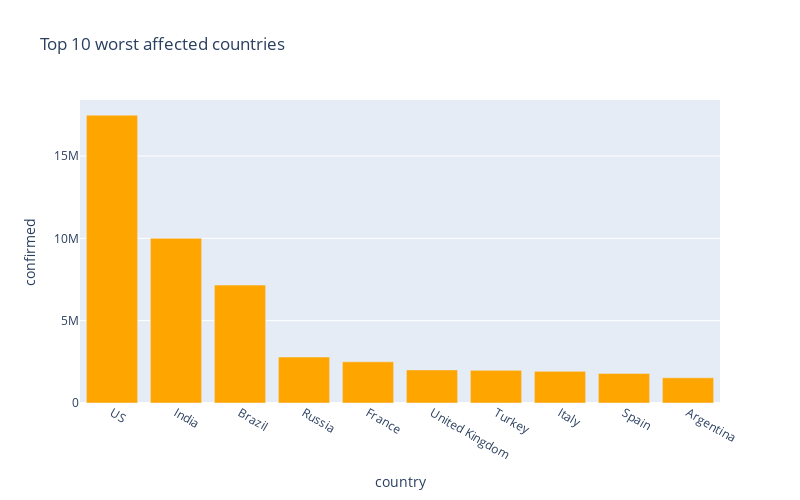

Notebook code cell kept with this figure:
### Code cell
fig0=px.bar(
    sorted_country_df.head(10),
    x = "country",
    y = "confirmed",
    title= "Top 10 worst affected countries", # the axis names
    color_discrete_sequence=["orange"], 
    height=500,
    width=800
)
fig0.show()

### Figure 1 — Plotly figure (JSON) as saved in the notebook; plotly's stock layout.template omitted (floating-point values rounded to 4 significant figures)
{"data": [{"alignmentgroup": "True", "hovertemplate": "country=%{x}<br>confirmed=%{y}<extra></extra>", "legendgroup": "", "marker": {"color": "orange"}, "name": "", "offsetgroup": "", "orientation": "v", "showlegend": false, "textposition": "auto", "type": "bar", "x": ["US", "India", "Brazil", "Russia", "France", "United Kingdom", "Turkey", "Italy", "Spain", "Argentina"], "xaxis": "x", "y": [17485578, 10004599, 7162978, 2792615, 2499739, 2010069, 1982090, 1921778, 1797236, 1531374], "yaxis": "y"}], "layout": {"barmode": "relative", "height": 500, "legend": {"tracegroupgap": 0}, "title": {"text": "Top 10 worst affected countries"}, "width": 800, "xaxis": {"anchor": "y", "domain": [0, 1], "title": {"text": "country"}}, "yaxis": {"anchor": "x", "domain": [0, 1], "title": {"text": "confirmed"}}}}
